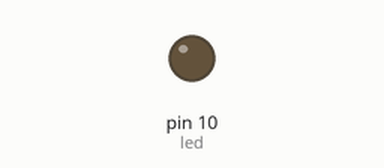
This sketch was run on a simulated Arduino Uno, built with avr-gcc and run on an emulated ATmega328P. Parts: output pins drawn as LEDs (lit = HIGH).

Above: at 0.05 s.
At 0.65 s:
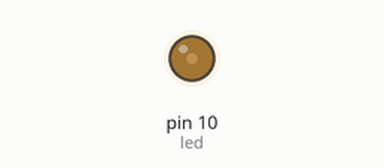
At 1.3 s:
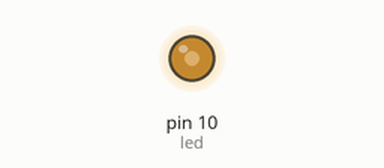
At 2.6 s:
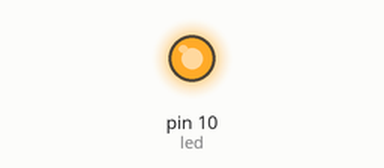
Timing chart, 0 to 6.0 s (numbered marks = the images above):
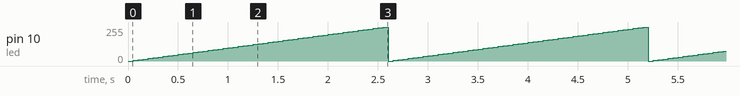

Measured:
- by itself, pin 10 (led): ramps from 0/255 to 255/255 and jumps back, once every 2.6 s

The sketch:

B111.ino
```cpp
int led = 10;
int brightness = 0;
int lighten = 5;
void setup()
{
}
void loop()
{
    analogWrite(led,brightness);
    if(brightness<=250)
      brightness = brightness + lighten;
    else
      brightness=0;
    delay(50);
}
```
